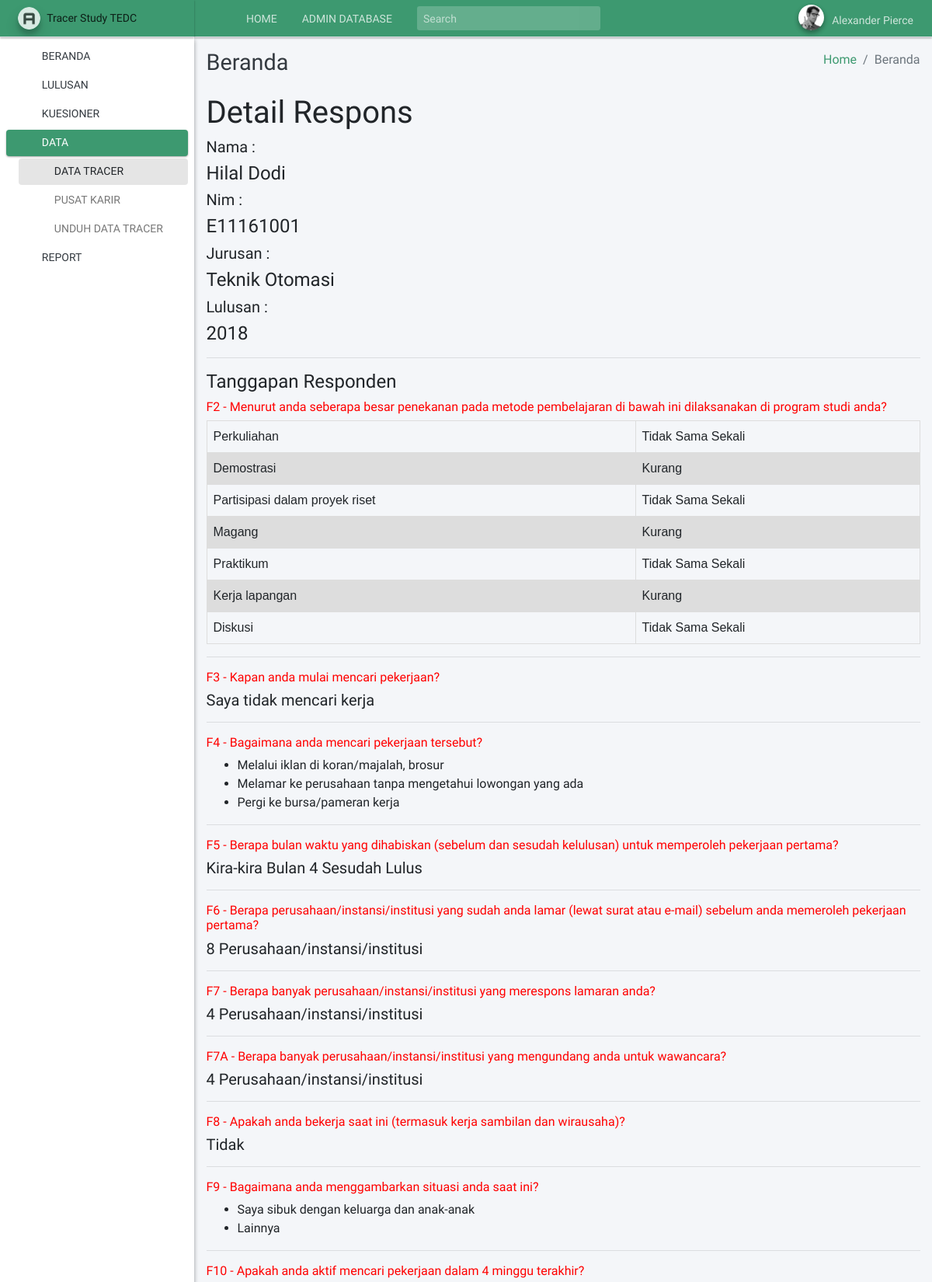
/respons/detail/99/ (signed in, upper part), run on the app's committed database.
### respons/models.py (models this page shows, shortened)
class ResponsHeader(models.Model):
    master_fsatu_id         = models.ForeignKey(
                                MasterFSatu,
                                models.SET_NULL,
                                blank=True,
                                null=True,
    )
    created                 = models.DateTimeField(auto_now_add=True)
    updated                 = models.DateTimeField(auto_now=True)
    slug                    = models.SlugField(blank=True, editable=False)

class ResponsFDuaDetail(models.Model):
    master_kuesioner_id     = models.ForeignKey(
                                MasterKuesioner,
                                models.SET_NULL,
                                blank=True,
                                null=True
    )
    master_subkuesioner_id  = models.ForeignKey(
                                MasterSubKuesioner,
                                models.SET_NULL,
                                blank=True,
                                null=True,
    )
    respons_header_id       = models.ForeignKey(
                                ResponsHeader,
                                on_delete=models.CASCADE,
                                blank=True,
                                null=True,
    )
    respons                 = models.CharField(
                                max_length=25,
    )

class ResponsFTigaDetail(models.Model):
    master_kuesioner_id     = models.ForeignKey(
                                MasterKuesioner,
                                models.SET_NULL,
                                blank=True,
                                null=True
    )
    respons_header_id       = models.ForeignKey(
                                ResponsHeader,
                                on_delete=models.CASCADE,
                                blank=True,
                                null=True,
    )
    respons                 = models.CharField(
                                max_length=5,
                                blank=True,
                                null=True,
    )
    keterangan              = models.CharField(max_length=30)

class ResponsFLimaDetail(models.Model):
    master_kuesioner_id     = models.ForeignKey(
                                MasterKuesioner,
                                models.SET_NULL,
                                blank=True,
                                null=True
    )
    respons_header_id       = models.ForeignKey(
                                ResponsHeader,
                                on_delete=models.CASCADE,
                                blank=True,
                                null=True,
    )
    respons                 = models.SmallIntegerField()
    keterangan              = models.CharField(max_length=30)

class ResponsFEnamDetail(models.Model):
    master_kuesioner_id     = models.ForeignKey(
                                MasterKuesioner,
                                models.SET_NULL,
                                blank=True,
                                null=True
    )
    master_subkuesioner_id  = models.ForeignKey(
                                MasterSubKuesioner,
                                models.SET_NULL,
                                blank=True,
                                null=True
    )
    respons_header_id       = models.ForeignKey(
                                ResponsHeader,
                                on_delete=models.CASCADE,
                                blank=True,
                                null=True,
    )
    respons                 = models.SmallIntegerField()

class ResponsFTujuhDetail(models.Model):
    master_kuesioner_id     = models.ForeignKey(
                                MasterKuesioner,
                                models.SET_NULL,
                                blank=True,
                                null=True
    )
    master_subkuesioner_id  = models.ForeignKey(
                                MasterSubKuesioner,
                                models.SET_NULL,
                                blank=True,
                                null=True,
    )
    respons_header_id       = models.ForeignKey(
                                ResponsHeader,
                                on_delete=models.CASCADE,
                                blank=True,
                                null=True,
    )
    respons                 = models.SmallIntegerField()

class ResponsFTujuhADetail(models.Model):
    master_kuesioner_id     = models.ForeignKey(
                                MasterKuesioner,
                                models.SET_NULL,
                                blank=True,
                                null=True
    )
    master_subkuesioner_id  = models.ForeignKey(
                                MasterSubKuesioner,
                                models.SET_NULL,
                                blank=True,
                                null=True,
    )
    respons_header_id       = models.ForeignKey(
                                ResponsHeader,
                                on_delete=models.CASCADE,
                                blank=True,
                                null=True,
    )
    respons                 = models.SmallIntegerField()

class ResponsFDelapanDetail(models.Model):
    master_kuesioner_id     = models.ForeignKey(
                                MasterKuesioner,
                                models.SET_NULL,
                                blank=True,
                                null=True
    )
    respons_header_id       = models.ForeignKey(
                                ResponsHeader,
                                on_delete=models.CASCADE,
                                blank=True,
                                null=True,
    )
    respons                 = models.CharField(max_length=6)

### kuesioner/models.py (models this page shows, shortened)
class MasterFSatu(models.Model):
    nomor_mahasiswa     = models.CharField(
                            max_length=12,
                            unique=True)
    DEFAULT_POLTEK = 1
    master_poltek_id    = models.ForeignKey(
                        MasterPoltekTedc,
                        models.SET_NULL,
                        blank=True,
                        null=True,
                        default=DEFAULT_POLTEK,
    )
    master_prodi_id     = models.ForeignKey(
                        MasterProdi,
                        models.SET_NULL,
                        blank=True,
                        null=True,
    )
    LIST_OF_YEAR = []
    for y in range(2004, (datetime.now().year+1)):
        LIST_OF_YEAR.append((y, y))
    tahun_lulus         = models.PositiveSmallIntegerField(
                            choices=LIST_OF_YEAR,
    )
    nama                = models.CharField(max_length=100)
    nomor_telepon       = models.CharField(max_length=13)
    alamat_email        = models.EmailField()
    slug                = models.SlugField(blank=True, editable=False)
    created             = models.DateTimeField(auto_now_add=True)
    updated             = models.DateTimeField(auto_now=True)

class MasterKuesioner(models.Model):
    kode                = models.CharField(max_length=5)
    pertanyaan          = models.CharField(max_length=150)
    keterangan          = models.TextField(blank=True)
    created             = models.DateTimeField(auto_now_add=True)
    updated             = models.DateTimeField(auto_now=True)
    class Meta:
        ordering = ['id']

class MasterSubKuesioner(models.Model):
    master_kuesioner_id = models.ManyToManyField(
                                MasterKuesioner,
                                blank=True,
    )
    kode                = models.CharField(max_length=7)
    sub_pertanyaan      = models.CharField(max_length=150)
    created             = models.DateTimeField(auto_now_add=True)
    updated             = models.DateTimeField(auto_now=True)
    class Meta:
        ordering = ['id']

### poltektedc/models.py (models this page shows, shortened)
class MasterProdi(models.Model):
    kode            = models.PositiveIntegerField()
    nama            = models.CharField(max_length=100)
    STATUS_PRODI = (
        ('A', 'Aktif'),
        ('T', 'Tutup'),
    )
    status          = models.CharField(
                        max_length=5,
                        choices=STATUS_PRODI,
                        default='Tutup',
    )
    LIST_DIPLOMA = (
        ('D1', 'Diploma 1 (Satu)'),
        ('D3', 'Diploma 3 (Tiga)'),
        ('D4', 'Diploma 4 (Empat)'),
    )
    jejang          = models.CharField(
                        max_length=2,
                        choices=LIST_DIPLOMA,
    )
    created         = models.DateTimeField(auto_now_add=True)
    updated         = models.DateTimeField(auto_now=True)
    class Meta :
        ordering = ['nama']

### respons/views.py (the view, shortened to what this page needs)
# urls.py: path('detail/<int:detail_id>/', login_required(detail), name='detail'),
def detail(request, detail_id):
    context = {}
    template_name = 'respons/respons_detail.html'
    data_respons_header = ResponsHeader.objects.get(pk=detail_id)
    data_fdua = ResponsFDuaDetail.objects.filter(respons_header_id=data_respons_header.pk)
    data_ftiga = ResponsFTigaDetail.objects.get(respons_header_id=data_respons_header.pk)
    get_data_fempat = ResponsFEmpatDetail.objects.values_list('respons', flat=True).get(respons_header_id=data_respons_header.pk)
    data_fempat = get_data_fempat.split(";")
    data_flima = ResponsFLimaDetail.objects.get(respons_header_id=data_respons_header.pk)
    data_fenam = ResponsFEnamDetail.objects.get(respons_header_id=data_respons_header.pk)
    data_ftujuh = ResponsFTujuhDetail.objects.get(respons_header_id=data_respons_header.pk)
    data_ftujuh_a = ResponsFTujuhADetail.objects.get(respons_header_id=data_respons_header.pk)
    data_fdelapan = ResponsFDelapanDetail.objects.get(respons_header_id=data_respons_header.pk)
    data_ftujuhbelas_a = ResponsFTujuhbelasADetail.objects.filter(respons_header_id=data_respons_header.pk)
    data_ftujuhbelas_b = ResponsFTujuhbelasBDetail.objects.filter(respons_header_id=data_respons_header.pk)
    context = {
        'title': 'Detail Respons',
        'nav_item_responden': 'menu-open',
        'nav_status_responden': 'active',
        'nav_status_daftar_responden': 'active',
        'data_respons_header': data_respons_header,
        'data_fdua': data_fdua,
        'data_ftiga': data_ftiga,
        'data_fempat': data_fempat,
        'data_flima': data_flima,
        'data_fenam': data_fenam,
        'data_ftujuh': data_ftujuh,
        'data_ftujuh_a': data_ftujuh_a,
        'data_fdelapan': data_fdelapan,
        'data_ftujuhbelas_a': data_ftujuhbelas_a,
        'data_ftujuhbelas_b': data_ftujuhbelas_b,
    }
    get_F8_value = MasterOpsiRespons.objects.get(kode='F8-02')
    context['get_F8_value'] = get_F8_value
    if data_fdelapan.respons == get_F8_value.opsi_respons:
        get_data_fsembilan = ResponsFSembilanDetail.objects.values_list('respons', flat=True).get(respons_header_id=data_respons_header.pk)
        data_fsembilan = get_data_fsembilan.split(";")
        data_fsepuluh = ResponsFSepuluhDetail.objects.get(respons_header_id=data_respons_header.pk)
        context['data_fsembilan'] = data_fsembilan
        context['data_fsepuluh'] = data_fsepuluh
    key_context_kuesioner = 'kuesioner_'
    list_kode_kuesioner = MasterKuesioner.objects.values_list('kode', flat=True)
    for kode in list_kode_kuesioner:
        context[key_context_kuesioner+kode] = MasterKuesioner.objects.filter(kode=kode)
    return render(request, template_name, context)

### respons/templates/respons/respons_detail.html (shortened to what this page needs)
{% extends 'base.html' %}
{% load humanize %}
{% block content %}
    <h1>{{title}}</h1>
    <h5>Nama : </h5>
    <h4>{{data_respons_header.master_fsatu_id.nama}}</h4>
    <h5>Nim : </h5>
    <h4>{{data_respons_header.master_fsatu_id.nomor_mahasiswa}}</h4>
    <h5>Jurusan : </h5>
    <h4>{{data_respons_header.master_fsatu_id.master_prodi_id.nama}}</h4>
    <h5>Lulusan : </h5>
    <h4>{{data_respons_header.master_fsatu_id.tahun_lulus}}</h4>
    <hr>
    <h4>Tanggapan Responden</h4>
    {% for kuesioner in kuesioner_F2 %}
    <h6>{{kuesioner.kode}} - {{kuesioner.pertanyaan}}</h6>
    <table>
        {% for fdua in data_fdua %}
        <tr>
            <td>{{fdua.master_subkuesioner_id.sub_pertanyaan}}</td>
            <td>{{fdua.respons}}</td>
        </tr>
        {% endfor %}
    </table>
    {% endfor %}
    <hr>
    {% for kuesioner in kuesioner_F3 %}
    <h6>{{kuesioner.kode}} - {{kuesioner.pertanyaan}}</h6>
    <h5>
        {% if data_ftiga.respons %}
            Kira-kira Bulan {{data_ftiga.respons}} {{data_ftiga.keterangan}}
        {% else %}
            {{data_ftiga.keterangan}}
        {% endif %}
    </h5>
    {% endfor %}
    <hr>
    {% for kuesioner in kuesioner_F4 %}
    <h6>{{kuesioner.kode}} - {{kuesioner.pertanyaan}}</h6>
    <ul>
        {% for respons in data_fempat %}
            {% if respons == '' %}
            {% else %}
                <li>{{respons}}</li>
            {% endif %}
        {% endfor %}
    </ul>
    {% endfor %}
    <hr>
    {% for kuesioner in kuesioner_F5 %}
    <h6>{{kuesioner.kode}} - {{kuesioner.pertanyaan}}</h6>
    <h5>
        Kira-kira Bulan {{data_flima.respons}} {{data_flima.keterangan}}
    </h5>
    {% endfor %}
    <hr>
    {% for kuesioner in kuesioner_F6 %}
    <h6>{{kuesioner.kode}} - {{kuesioner.pertanyaan}}</h6>
    <h5>
        {{data_fenam.respons}} {{data_fenam.master_subkuesioner_id.sub_pertanyaan}}
    </h5>
    {% endfor %}
    <hr>
    {% for kuesioner in kuesioner_F7 %}
    <h6>{{kuesioner.kode}} - {{kuesioner.pertanyaan}}</h6>
    <h5>
        {{data_ftujuh.respons}} {{data_ftujuh.master_subkuesioner_id.sub_pertanyaan}}
    </h5>
    {% endfor %}
    <hr>
    {% for kuesioner in kuesioner_F7A %}
    <h6>{{kuesioner.kode}} - {{kuesioner.pertanyaan}}</h6>
    <h5>
        {{data_ftujuh_a.respons}} {{data_ftujuh_a.master_subkuesioner_id.sub_pertanyaan}}
    </h5>
    {% endfor %}
    <hr>
    {% for kuesioner in kuesioner_F8 %}
    <h6>{{kuesioner.kode}} - {{kuesioner.pertanyaan}}</h6>
    <h5>
        {{data_fdelapan.respons}}
    </h5>
    {% endfor %}
    <hr>
    {% if data_fdelapan.respons == get_F8_value.opsi_respons %}
        {% for kuesioner in kuesioner_F9 %}
        <h6>{{kuesioner.kode}} - {{kuesioner.pertanyaan}}</h6>
        <ul>
            {% for respons in data_fsembilan %}
                {% if respons == '' %}
                {% else %}
                <li>{{respons}}</li>
                {% endif %}
            {% endfor %}
        </ul>
        {% endfor %}
        <hr>
        {% for kuesioner in kuesioner_F10 %}
        <h6>{{kuesioner.kode}} - {{kuesioner.pertanyaan}}</h6>
        {% endfor %}
    {% endif %}
{% endblock  %}

### templates/lib/_styles.html (style rules this page uses)
table { font-family: arial, sans-serif; border-collapse: collapse; width: 100%; }
td, th { border: 1px solid #dddddd; text-align: left; padding: 8px; }
tr:nth-child(even) { background-color: #dddddd; }
h6 { color:red; }

### data on the page
ResponsHeader: master_fsatu_id.nama "Hilal Dodi", master_fsatu_id.nomor_mahasiswa "E11161001", master_fsatu_id.master_prodi_id.nama "Teknik Otomasi", master_fsatu_id.tahun_lulus "2018"
MasterKuesioner: kode "F2", pertanyaan "Menurut anda seberapa besar penekanan pada metode pembelajaran di bawah ini dilaksanakan di program studi anda?"
ResponsFDuaDetail: master_subkuesioner_id.sub_pertanyaan "Perkuliahan", respons "Tidak Sama Sekali"
ResponsFDuaDetail: master_subkuesioner_id.sub_pertanyaan "Demostrasi", respons "Kurang"
ResponsFDuaDetail: master_subkuesioner_id.sub_pertanyaan "Partisipasi dalam proyek riset", respons "Tidak Sama Sekali"
ResponsFDuaDetail: master_subkuesioner_id.sub_pertanyaan "Magang", respons "Kurang"
ResponsFDuaDetail: master_subkuesioner_id.sub_pertanyaan "Praktikum", respons "Tidak Sama Sekali"
ResponsFDuaDetail: master_subkuesioner_id.sub_pertanyaan "Kerja lapangan", respons "Kurang"
ResponsFDuaDetail: master_subkuesioner_id.sub_pertanyaan "Diskusi", respons "Tidak Sama Sekali"
MasterKuesioner: kode "F3", pertanyaan "Kapan anda mulai mencari pekerjaan?"
ResponsFTigaDetail: keterangan "Saya tidak mencari kerja"
MasterKuesioner: kode "F4", pertanyaan "Bagaimana anda mencari pekerjaan tersebut?", data_fempat "Melalui iklan di koran/majalah, brosur" "Melamar ke perusahaan tanpa mengetahui lowongan yang ada" "Pergi ke bursa/pameran kerja"
MasterKuesioner: kode "F5", pertanyaan "Berapa bulan waktu yang dihabiskan (sebelum dan sesudah kelulusan) untuk memperoleh pekerjaan pertama?"
ResponsFLimaDetail: respons "4", keterangan "Sesudah Lulus"
MasterKuesioner: kode "F6", pertanyaan "Berapa perusahaan/instansi/institusi yang sudah anda lamar (lewat surat atau e-mail) sebelum anda memeroleh pekerjaan pertama?"
ResponsFEnamDetail: respons "8", master_subkuesioner_id.sub_pertanyaan "Perusahaan/instansi/institusi"
MasterKuesioner: kode "F7", pertanyaan "Berapa banyak perusahaan/instansi/institusi yang merespons lamaran anda?"
ResponsFTujuhDetail: respons "4", master_subkuesioner_id.sub_pertanyaan "Perusahaan/instansi/institusi"
MasterKuesioner: kode "F7A", pertanyaan "Berapa banyak perusahaan/instansi/institusi yang mengundang anda untuk wawancara?"
ResponsFTujuhADetail: respons "4", master_subkuesioner_id.sub_pertanyaan "Perusahaan/instansi/institusi"
MasterKuesioner: kode "F8", pertanyaan "Apakah anda bekerja saat ini (termasuk kerja sambilan dan wirausaha)?"
ResponsFDelapanDetail: respons "Tidak"
MasterKuesioner: kode "F9", pertanyaan "Bagaimana anda menggambarkan situasi anda saat ini?", data_fsembilan "Saya sibuk dengan keluarga dan anak-anak" "Lainnya"
MasterKuesioner: kode "F10", pertanyaan "Apakah anda aktif mencari pekerjaan dalam 4 minggu terakhir?"

### other printed values
{{ title }} "Detail Respons"
